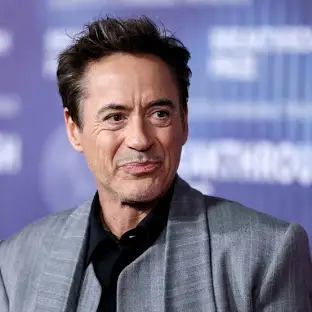
#> input picture Image Processing/img/rdj.webp, 312 x 312 px
$ jupyter execute 'Background Removal.ipynb'
#> lines starting #> are read from the running program, lines starting #| are printed output that depends on the picture; after the words box and inside, x2 and y2 are one past the last pixel; in counts of white or black regions, pixels touching at a corner belong together
[cell 1]
import cv2
import matplotlib.pyplot as plt
import numpy as np

[cell 2]
img=cv2.imread("../img/rdj.webp")
#> img is the input picture: shape (312, 312, 3); mean B, G, R 147.9, 121.2, 124.1

plt.figure(figsize=(14, 5))
# BGR to RGB [..., ::-1]
plt.imshow(img[..., ::-1])
plt.show()

[cell 3]
imgCopy=img.copy()
mask=np.zeros(img.shape[:2],np.uint8)

x1,y1,x2,y2=50,10,200,250
start=(x1,y1)
end=(x2,y2)

rect=(x1,y1,x2-x1,y2-y1)
cv2.rectangle(imgCopy,start,end,(0,0,255),3)
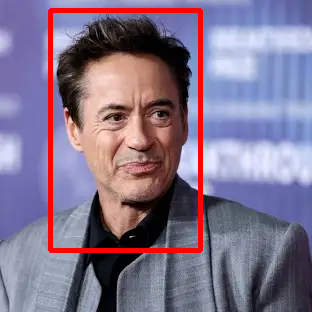
#> imgCopy: shape (312, 312, 3); 3.99% of pixels changed, all inside (x1, y1, x2, y2) = (48, 8, 203, 253)

plt.figure(figsize=(14, 5))
# BGR to RGB [..., ::-1]
plt.imshow(imgCopy[..., ::-1])
plt.show()

[cell 4]
bgdModel = np.zeros((1, 65), np.float64)  # 1x65 boyutunda
fgdModel = np.zeros((1, 65), np.float64)  # 1x65 boyutunda

cv2.grabCut(imgCopy, mask, rect, bgdModel, fgdModel, 15, cv2.GC_INIT_WITH_RECT)

mask2 = np.where((mask==2)|(mask==0),0,1).astype('uint8')

resultImg = imgCopy*mask2[:,:,np.newaxis]
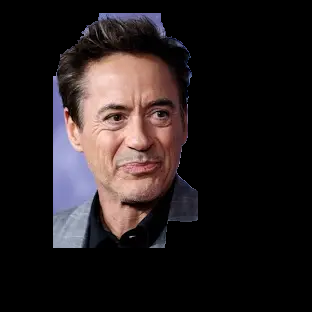
#> resultImg: shape (312, 312, 3); mean B, G, R 29.3, 28.7, 35.8

plt.figure(figsize=(14, 5))
plt.imshow(resultImg[..., ::-1])
plt.show()

$ run again, with Image Processing/img/Sunflowers.jpg saved as Image Processing/img/rdj.webp
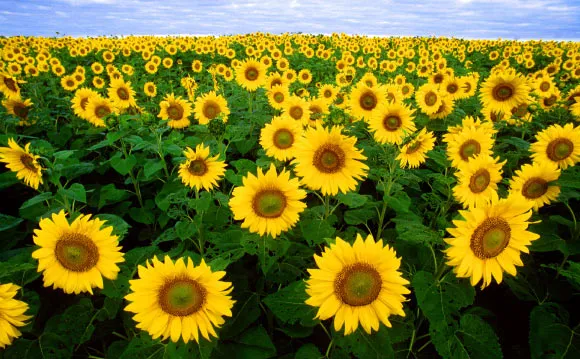
#> input picture Image Processing/img/Sunflowers.jpg, 580 x 359 px
#> img is the input picture: shape (359, 580, 3); mean B, G, R 35.4, 114.3, 115.9
#> `cv2.rectangle(imgCopy,start,end,(0,0,255),3)`:
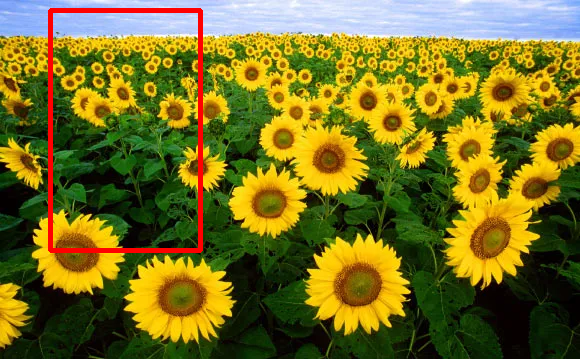
#> imgCopy: shape (359, 580, 3); 1.87% of pixels changed, all inside (x1, y1, x2, y2) = (48, 8, 203, 253)
#> `resultImg = imgCopy*mask2[:,:,np.newaxis]`:
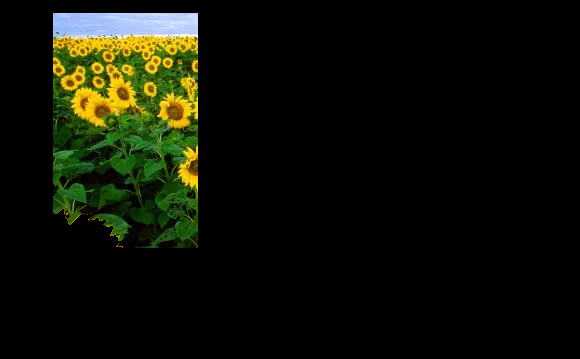
#> resultImg: shape (359, 580, 3); mean B, G, R 6.1, 16.7, 14.1
